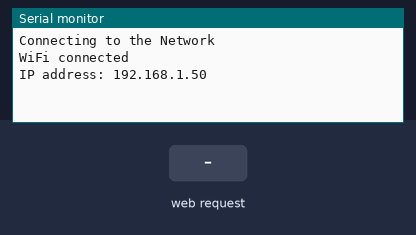
The sketch below on a simulated ESP8266 (NodeMCU). Parts: the last lines printed to the serial monitor. The inputs (shaded band) are chosen by the test bench. WiFi joins after 1.5 s; servers stay silent unless stated.

Above: at 2.7 s.
2.8 s: HTTP request GET /LED1=ON received
At 3.4 s:
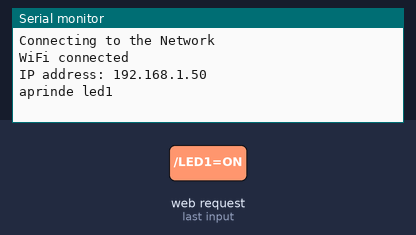
4.3 s: HTTP request GET /LED1=OFF received
At 5.7 s:
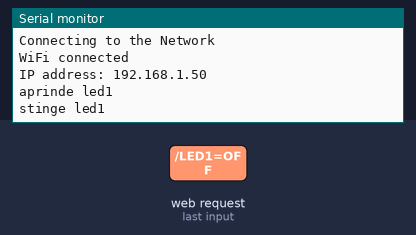

The sketch:

ReceptieDateSenzoriEsp12f.ino
```cpp
#include <ESP8266WiFi.h>

String  inputString = "", values;
bool stringComplete = false;
int value1 = LOW;
int value2 = LOW;
String temp , humi , lightS , airQ;

const char* ssid = "Andrei";
const char* password = "casa4ap1";

WiFiServer server(80);

void setup() {
  // put your setup code here, to run once:
  Serial.begin(9600);

  Serial.println("Connecting to the Network");
  WiFi.begin(ssid, password);
  while (WiFi.status() != WL_CONNECTED) {
    delay(500);

  }
  Serial.println("WiFi connected");
  Serial.print("IP address: ");
  Serial.println(WiFi.localIP());


  server.begin();  // Starts the Server


}

void serialEvent() {
  while (Serial.available()) {
    char inChar = (char)Serial.read();
    if (inChar != '\n') {
      inputString += inChar;
    }
    if (inChar == '\n') {
      stringComplete = true;
    }
  }
}
void loop() {

  if (stringComplete == true) {
    values = inputString;
    int fristCommaIndex = values.indexOf(',');
    int secondCommaIndex = values.indexOf(',', fristCommaIndex + 1);
    int thirdCommaIndex = values.indexOf(',', secondCommaIndex + 1);
    int fourthCommaIndex = values.indexOf(',', thirdCommaIndex + 1);

    temp = values.substring(0, fristCommaIndex);
    humi = values.substring(fristCommaIndex + 1, secondCommaIndex);
    lightS = values.substring(secondCommaIndex + 1, thirdCommaIndex);
    airQ = values.substring(thirdCommaIndex + 1);
    inputString = "";
    stringComplete = false;
  }

  WiFiClient client = server.available();
  if (!client) {
    return;
  }

  String request = client.readStringUntil('\r');
  client.flush();

  //becul1
  if (request.indexOf("/LED1=ON") != -1) {
    Serial.println("aprinde led1");
    value1 = HIGH;
  }

  if (request.indexOf("/LED1=OFF") != -1) {
    Serial.println("stinge led1");
    value1 = LOW;
  }
  //becul 2
  if (request.indexOf("/LED2=ON") != -1) {
    Serial.println("aprinde led2");
    value2 = HIGH;
  }

  if (request.indexOf("/LED2=OFF") != -1) {
    Serial.println("stinge led2");
    value2 = LOW;
  }

    client.println("HTTP/1.1 200 OK");
    client.println("Content-Type: text/html");
    client.println("");
    String html = "<!DOCTYPE html> <html> <head> <title>SMART HOME</title> <script> function refresh(refreshPeriod) { setTimeout('location.reload(true)', refreshPeriod); } window.onload = refresh(5000); </script> <meta name=\"viewport\" content=\"width=device-width, initial-scale=1\"> <style> html {font-family: Arial; display: inline-block; text-align: center;} h1 {font-size: 4.0rem;} h2 {font-size: 1.0rem;} h3 {font-size: 0.80rem;} h4 {font-size: 2.0rem;} body {max-with: 600px; margin:0px auto; padding-bottom: 25px;} .button { background-color: #4CAF50; /* Green */ border: none; color: white; padding: 15px 32px; text-align: center; text-decoration: none; display: inline-block; font-size: 16px; } </style> <link rel=\"stylesheet\" href=\"https://cdnjs.cloudflare.com/ajax/libs/font-awesome/4.7.0/css/font-awesome.min.css\"> </head> <body>";;
    client.println(html);
    client.println("<h1>SMART HOME <i class=\"fa fa-home\"></i></h1>");
    client.print("<h2><i class=\"fa fa-medkit\" ></i> Calitatea aerului: ");
    client.print(airQ);
    client.println(" PPM</h2>");
    client.print("<h2><i class=\"fa fa-thermometer-3\"></i> Temperatura: ");
    client.print(temp);
    client.println(" &degC </h2>");
    client.print("<h2><i class=\"fa fa-tint\"></i> Umiditatea: ");
    client.print(humi);
    client.println(" %</h2>");
    client.print("<h2>Nivel luminozitate: ");
    client.print(lightS);
    client.println(" %</h2>");

    client.print("<h2>CONTROL LED1: ");
    if (value1 == HIGH) {
      client.println("ON</h2>");
    } else {
      client.println("OFF</h2>");
    }
    client.println("<a href=\\\"/LED1=ON\\\"\\\"><button class=\"button\">ON</button></a>");
    client.println("<a href=\\\"/LED1=OFF\\\"\\\"><button class=\"button\">OFF</button></a>");

    client.print("<h2>CONTROL LED2: ");
    if (value2 == HIGH) {
      client.println("ON</h2>");
    } else {
      client.println("OFF</h2>");

    }
    client.println("<a href=\\\"/LED2=ON\\\"\\\"><button class=\"button\">ON</button></a>");
    client.println("<a href=\\\"/LED2=OFF\\\"\\\"><button class=\"button\">OFF</button></a>");

    client.println("</body>");
    client.println("</html>");


}
```

Measured:
- after the input at 2.8 s, the serial monitor: prints a new line at once (image 1)
- after the input at 4.3 s, the serial monitor: prints a new line at once (image 2)
